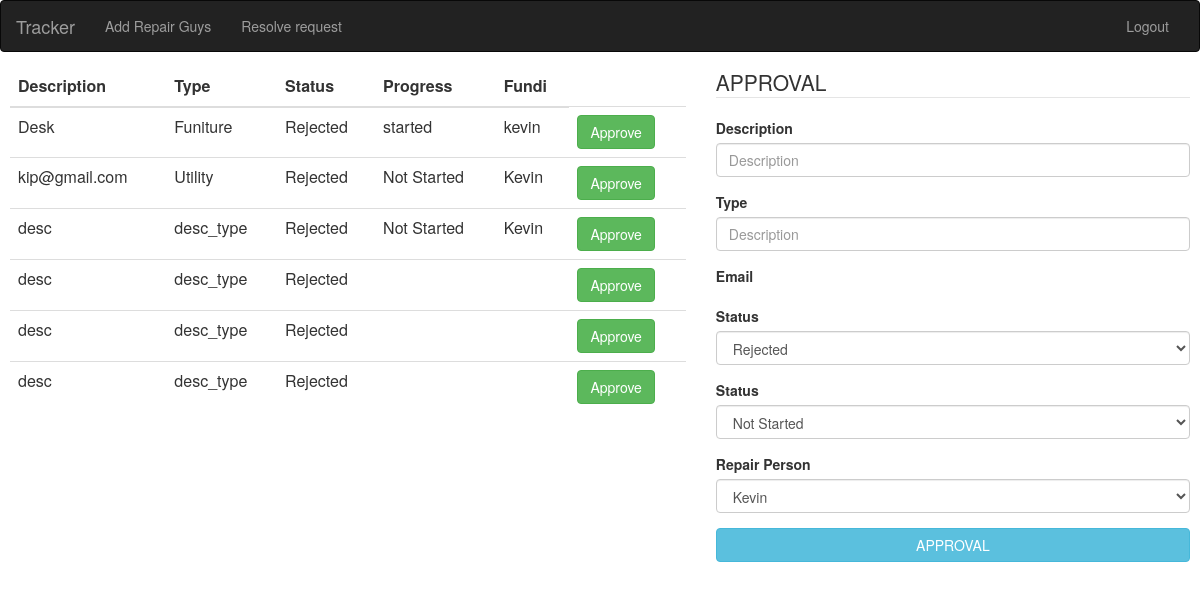
Screenshot of / (signed in) with the database file from the repository.
### tables this page shows
CREATE TABLE "repairs" (
	`id`	INTEGER NOT NULL PRIMARY KEY AUTOINCREMENT,
	`user_id`	INTEGER,
	`email`	INTEGER,
	`description`	TEXT,
	`repair_type`	TEXT,
	`status`	INTEGER,
	`progress`	TEXT,
	`fundi_id`	INTEGER,
	`fundi_name`	TEXT,
	`request_date`	INTEGER,
	`request_type`	TEXT
);

### main.py (the view)
@app.route('/')
def index():
    if session.get("active"):
        if session.get("admin") == True:
            return render_template("Admin_Repairs.html" ,repairs = model.view_repairs())
        else:
            user_id = str(session.get("user_id"))
            return render_template("user_repairs.html",repairs = model.view_repairs_user(user_id))
    else:
        return render_template("sign_in.html")

### model.py (called while the page is built)
def view_repairs():
    con = sql.connect("MainT.db")
    cur = con.cursor()
    cur.execute("SELECT * FROM repairs")
    row = cur.fetchall()
    return row

### templates/Admin_Repairs.html (shortened to what this page needs)
{% extends "block.html" %}
{% block page_content %}
            <div class="row">
              <div class="col-lg-7">
              <table class="table table-responsive">
                <thead>
                  <tr>
                    <th>Description</th>
                    <th>Type</th>
                    <th>Status</th>
                    <th>Progress</th>
                    <th>Fundi</th>
                  </tr>
                </thead>
                <tbody>
                  {% if repairs %}
                    {% for repair in repairs %}
                  <tr>
                    <td>{{ repair[3] }}</td>
                    <td>{{ repair[4] }}</td>
                    <td>{% if repair[5] == "1" %} Accepted {% else %} Rejected {% endif %}</td>
                    <td>{{ repair[6] }}</td>
                    <td>{{ repair[8] }}</td>
                    <td><button onclick="edit({{repair[0]}},'{{repair[3]}}','{{repair[4]}}')" class="btn btn-success">Approve</button></td>
                  </tr>
                    {% endfor %}
                  {% endif %}
                </tbody>
              </table>
              </div>
              <div class="col-lg-5">
              <legend>APPROVAL</legend>
                  <form method="POST" action="approval" role="form">
                    <div class="form-group">
                      <label class="control-label" for="Description">Description</label>
                      <input id="description" type="Description" placeholder="Description" maxlength="25" class="form-control" length="40" required>
                    </div>
                    <div class="form-group">
                      <label class="control-label" for="Type">Type</label>
                      <input id="type" type="text" placeholder="Description" maxlength="25" class="form-control" length="40" required>
                    </div>
                    <div class="form-group">
                      <label class="control-label" for="Email">Email</label>
                    </div>
                    <div class="form-group">
                      <label class="control-label" for="status">Status</label>
                      <select class="form-control" name="status" id="desc_type">
                        <option value="0" >Rejected</option>
                      </select>
                    </div>
                    <div class="form-group">
                      <label class="control-label" for="progress">Status</label>
                      <select class="form-control" name="progress">
                        <option value="Not Started" >Not Started</option>
                      </select>
                    </div>
                    <div class="form-group">
                      <label class="control-label" for="">Repair Person</label>
                      <select class="form-control" name="fundi">
                        <option value="1">Kevin</option>
                      </select>
                    </div>
                   <div class="form-group">
              <button id="Submit" type="submit" class="btn btn-info btn-block">APPROVAL</button>
            </div>
          </form>
        </div>
      </div>
    </div>
    {% endblock %}

### templates/block.html (shortened to what this page needs)
<html>
  <head>
    <link rel="stylesheet" href="">
    <link href="http://netdna.bootstrapcdn.com/bootstrap/3.0.0/css/bootstrap.min.css" rel="stylesheet" media="screen">
  </head>
  </head>
  <body>
      <nav class="navbar navbar-inverse" role="navigation">
        <div class="container-fluid">
          <div class="navbar-header">
            <a class="navbar-brand" href="/">Tracker</a>
          </div>
          <div class="collapse navbar-collapse" id="bs-example-navbar-collapse-1">
            <ul class="nav navbar-nav">
            {% if session.get("admin") %}
                <li ><a href="#">Add Repair Guys</a></li>
                <li><a href="#">Resolve request</a></li>
            {% endif %}
            </ul>
            <ul class="nav navbar-nav navbar-right">
              {% if session.get("active") %}
              <li><a href="logout">Logout</a></li>
              {% else %}
              <li><a href="{{ url_for('sign_in') }}">Sign in</a></li>
              <li><a href="{{ url_for('sign_up') }}">Sign Up</a></li>
              {% endif %}
            </ul>
          </div>
        </div>
      </nav>
    <div class="container-fluid" style="padding: 10px">
    {% block page_content %} {% endblock %}
  </body>
</html>

### templates/block.html (style rules this page uses)
.navbar { margin-bottom:5 }

### rows the page displays
repairs: description "Desk", repair_type "Funiture", status "Rejected", progress "started", fundi_name "kevin"
repairs: description "kip@gmail.com", repair_type "Utility", status "Rejected", progress "Not Started", fundi_name "Kevin"
repairs: description "desc", repair_type "desc_type", status "Rejected", progress "Not Started", fundi_name "Kevin"
repairs: description "desc", repair_type "desc_type", status "Rejected"
repairs: description "desc", repair_type "desc_type", status "Rejected"
repairs: description "desc", repair_type "desc_type", status "Rejected"
